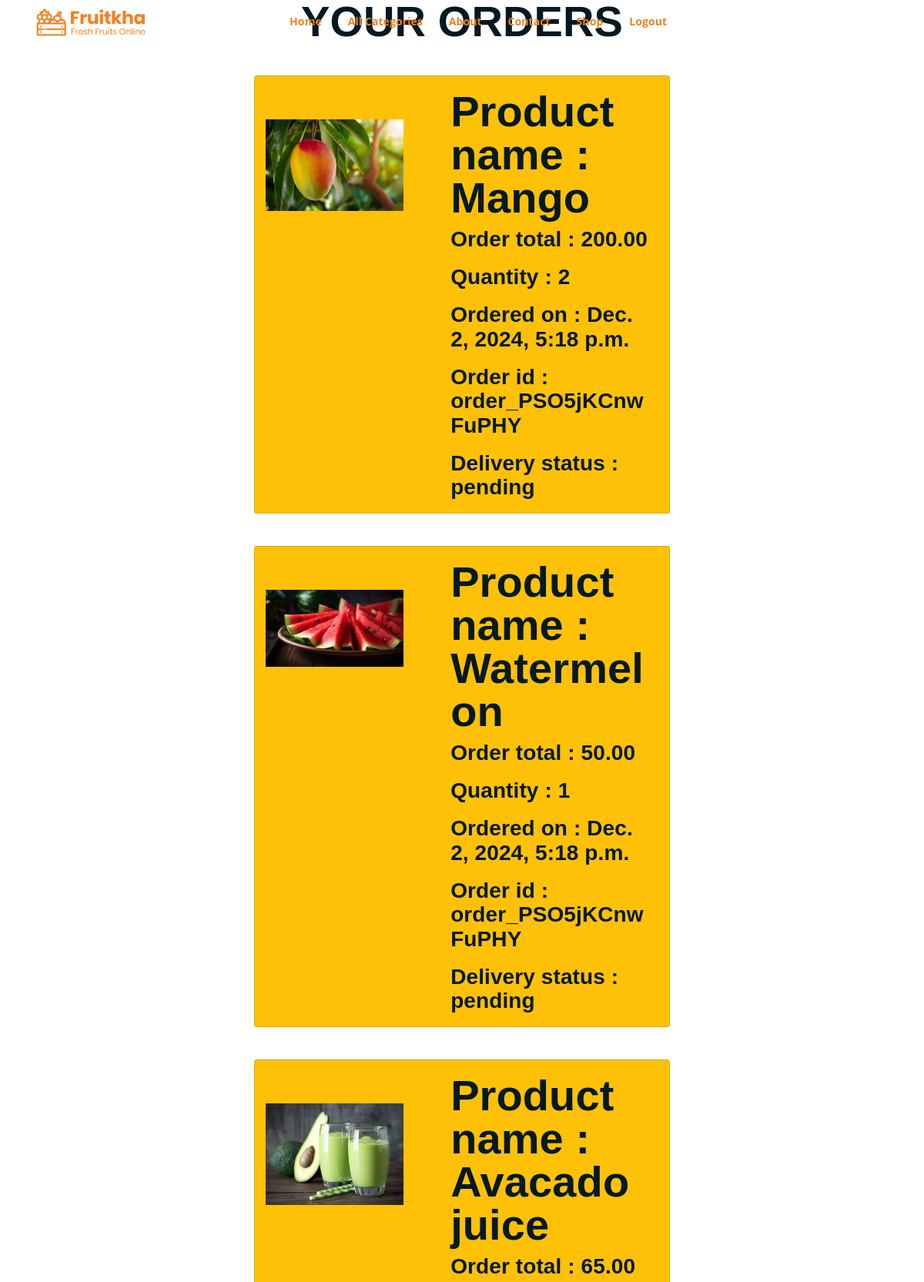
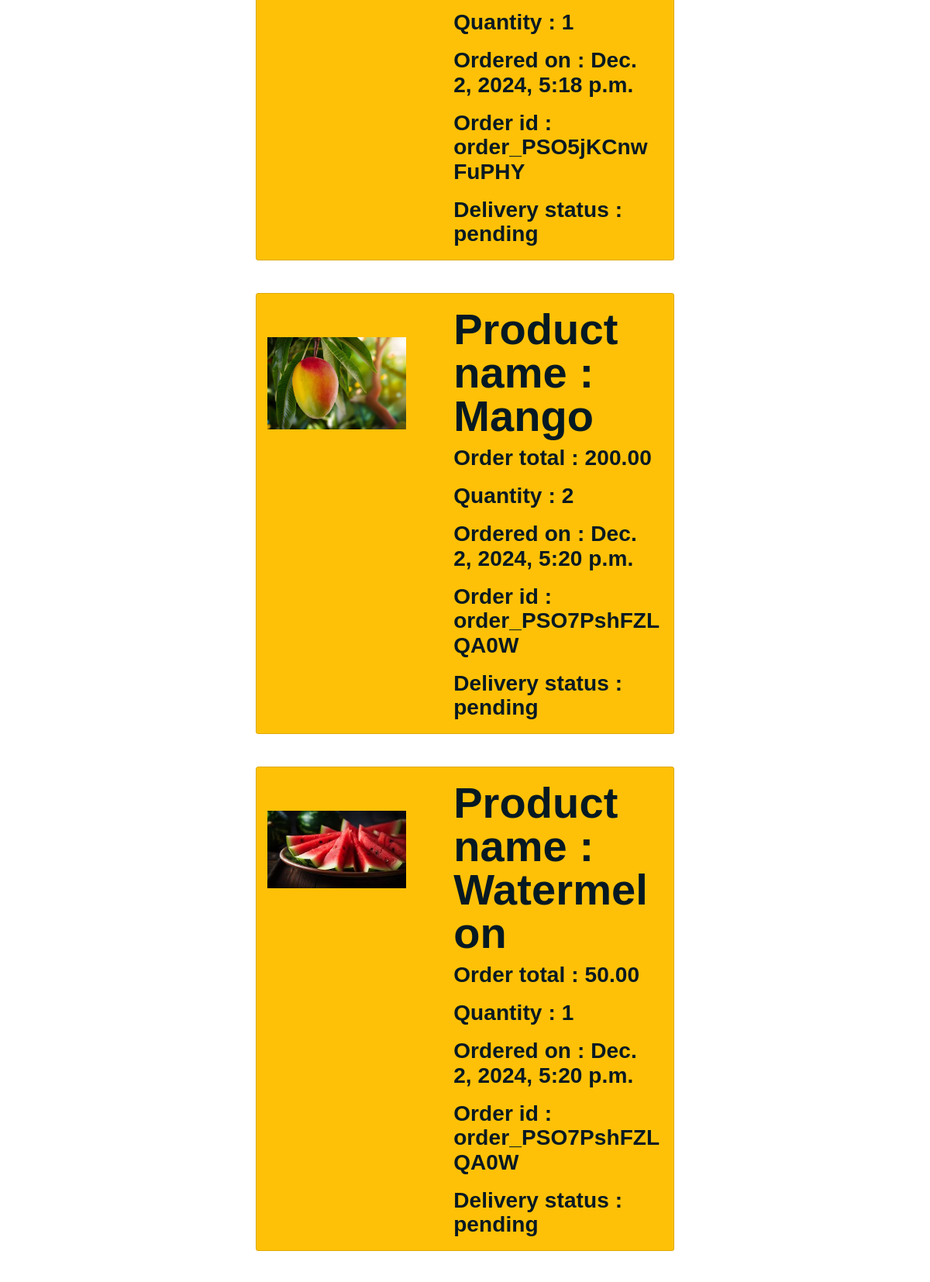
The page /cart/order_view (signed in, upper part) on the database its author committed (2 pictures, top to bottom).
### cart/models.py (models this page shows)
class Order_details(models.Model):
    product=models.ForeignKey(Product,on_delete=models.CASCADE)
    user=models.ForeignKey(User,on_delete=models.CASCADE)
    no_of_items=models.IntegerField()
    address=models.CharField(max_length=30)
    Phone=models.BigIntegerField()
    pin=models.IntegerField()
    order_id=models.CharField(max_length=30,blank=True)
    ordered_date=models.DateTimeField(auto_now_add=True)
    payment_status=models.CharField(max_length=20,default='pending')
    delivery_status = models.CharField(max_length=20,default='pending')

### shop/models.py (models this page shows, shortened)
class Product(models.Model):
    name=models.CharField(max_length=20)
    desc=models.TextField()
    image=models.ImageField(upload_to="products")
    price=models.DecimalField(max_digits=10,decimal_places=2)
    stock=models.IntegerField()
    available=models.BooleanField(default=True)
    created=models.DateTimeField(auto_now_add=True)# one time
    updated=models.DateTimeField(auto_now=True)# change every time we update record
    category=models.ForeignKey(Category,on_delete=models.CASCADE)

### cart/views.py (the view)
# urls.py: path('order_view',views.order_view,name='order_view'),
@login_required
def order_view(request):
    u=request.user
    o=Order_details.objects.filter(user=u)
    context={'orders':o}
    return render(request,'order_view.html',context)

### cart/context_processors.py (called while the page is built)
def count_items(request):
    u=request.user
    count=0
    if request.user.is_authenticated:
        try:
            c = Cart.objects.filter(user=u)
            for i in c:
                count+=i.quantity
        except:
            count=0
    return{'count':count}

### shop/context_processors.py (called while the page is built)
def menu_links(request):
    c=Category.objects.all()
    return {'links':c}

### template/order_view.html (shortened to what this page needs)
<!DOCTYPE html>
{% extends 'base.html' %}
{% load static %}
{% block content %}
<h1 class="text-center"><b>YOUR ORDERS</b></h1>
{% for i in orders %}
<div class="container mt-5 ">
<div class="card mb-3 mx-auto bg-warning" style="max-width: 540px;">
  <div class="row ">
    <div class="col-md-5">
      <img src="{{i.product.image.url}}" height="200" width="100%" class="img-fluid rounded-start mt-5 p-3" alt="...">
    </div>
    <div class="col-md-7">
      <div class="card-body ">
        <h1 class="card-title">Product name : {{i.product.name}}</h1>
        <h3 class="card-text">Order total : {{i.product.price}}</h3>
        <h3 class="card-text">Quantity : {{i.no_of_items}}</h3>
        <h3 class="card-text">Ordered on : {{i.ordered_date}}</h3>
        <h3 class="card-text">Order id : {{i.order_id}}</h3>
        <h3 class="card-text">Delivery status : {{i.delivery_status}}</h3>
        </div>
      </div>
    </div>
  </div></div>
   {% endfor %}
{% endblock %}

### static/assets/css/main.css (style rules this page uses)
html { font-size: 14px; font-weight: 400; line-height: 28px; height: 100%; }
body { font-family: "Open Sans", sans-serif; font-weight: 400; font-size: 1rem; letter-spacing: 0.1px; line-height: 1.8; color: #051922; overflow-x: hidden; }
body img { max-width: 100%; }
h1, .h1, h2, .h2, h3, .h3, h4, .h4, h5, .h5, h6, .h6 { font-family: "Poppins", sans-serif; font-weight: 700; margin: 0 0 1.25rem 0; color: #051922; }
h1:last-child, .h1:last-child, h2:last-child, .h2:last-child, h3:last-child, .h3:last-child, h4:last-child, .h4:last-child, h5:last-child, .h5:last-child, h6:last-child, .h6:last-child { margin: 0; }
h1, .h1 { font-size: 4rem; font-weight: 700; line-height: 4rem; }
h3, .h3 { font-size: 2rem; font-weight: 700; line-height: 2.25rem; }
html, body { height: 100%; }

### rows shown on the page
Order_details: product.image (picture), product.name "Mango", product.price "200.00", no_of_items "2", ordered_date "Dec. 2, 2024, 5:18 p.m.", order_id "order_PSO5jKCnwFuPHY", delivery_status "pending"
Order_details: product.image (picture), product.name "Watermelon", product.price "50.00", no_of_items "1", ordered_date "Dec. 2, 2024, 5:18 p.m.", order_id "order_PSO5jKCnwFuPHY", delivery_status "pending"
Order_details: product.image (picture), product.name "Avacado juice", product.price "65.00", no_of_items "1", ordered_date "Dec. 2, 2024, 5:18 p.m.", order_id "order_PSO5jKCnwFuPHY", delivery_status "pending"
Order_details: product.image (picture), product.name "Mango", product.price "200.00", no_of_items "2", ordered_date "Dec. 2, 2024, 5:20 p.m.", order_id "order_PSO7PshFZLQA0W", delivery_status "pending"
Order_details: product.image (picture), product.name "Watermelon", product.price "50.00", no_of_items "1", ordered_date "Dec. 2, 2024, 5:20 p.m.", order_id "order_PSO7PshFZLQA0W", delivery_status "pending"
